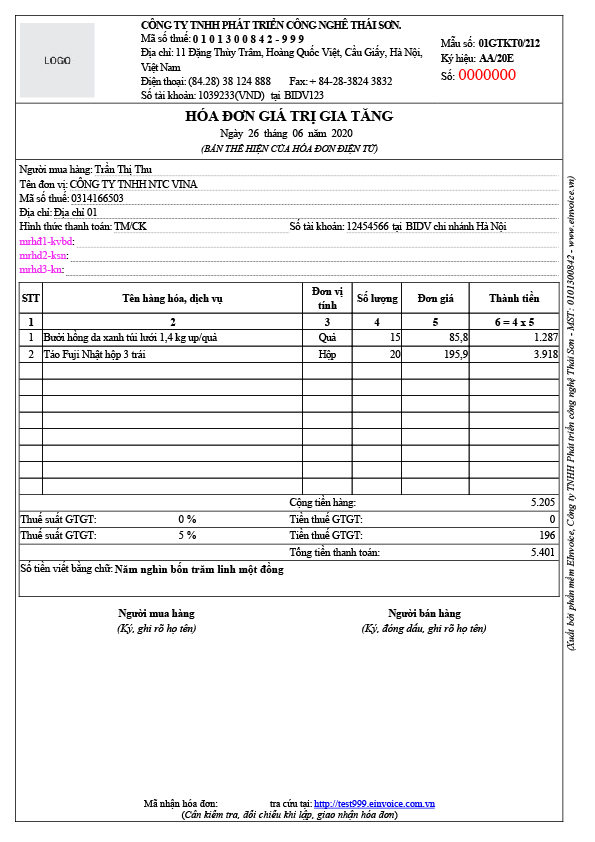
#> input picture ProcessTable/input.jpg, 595 x 842 px
$ python -i detecttable.py   (imports and definitions only)
#> lines starting #> are read from the running program, lines starting #| are printed output that depends on the picture; after the words box and inside, x2 and y2 are one past the last pixel; in counts of white or black regions, pixels touching at a corner belong together
#> further down, picture is the input picture: shape (842, 595, 3); mean B, G, R 238.9, 238.5, 238.8

import cv2
import numpy as np
from imutils import contours as cont
from collections import defaultdict

class Line():
    # [5 lines left out: function __init__, not called in this run]

    def __str__(self):
        return 'Line:{},{},{},{}'.format(self.startx, self.starty, self.endx, self.endy)
    def lenx(self):
        return abs(self.startx - self.endx)

    def leny(self):
        return abs(self.starty - self.endy)

    def toArray(self):
        return [self.startx, self.starty, self.endx, self.endy]

def reDrawLine(img, aleft, aright, same_len=True):
    w, h = img.shape[0], img.shape[1]
    for r in range(w-1):
        pixel_white = 0
        start = 0
        end = 0
        for c in range(h-1):
            if img[r,c] == 255:
                pixel_white += 1
            if img[r, c] == 0 and img[r,c+1] == 255:
                start = c
            if img[r, c] == 255 and img[r,c+1] == 0:
                end = c
        if pixel_white > 20:
            if same_len:
                img[r,aleft:aright] = 255
            else:
                img[r,start:end] = 255
    return img

def findMinMaxRow(v_img):
    aleft, aright = 0, 0
    list_col = []
    w, h = v_img.shape[0], v_img.shape[1]
    for r in range(w-1):
        pixel_white = 0
        for c in range(h-1):
            if v_img[r,c] == 255:
                pixel_white += 1
        if pixel_white > 20:
            list_col.append(r)
    aleft, aright = min(list_col), max(list_col)
    return aleft, aright

# [19 lines left out: function getLines, not called in this run]

def findTable(arr):
    table = defaultdict(list)
    for i,b in enumerate(arr):
        if b[2] < b[3]/2:
            continue
        table[str(b[1])].append(b)
    #print(table)
    table = [i[1] for i in table.items()]# if len(i[1]) > 1]
    #print(([len(x) for x in table]))
    num_cols = max([len(x) for x in table])
    #print("num_cols:",num_cols)
    table = [i for i in table if len(i) == num_cols]
    #print("table rows=", len(table))
    #print("table cols=",num_cols)
    print("table size:{}x{}".format(len(table), num_cols))
    return table

def getTable(src_img, y_start=0, min_w=10, min_h=10):
#> called with y_start = 0, min_w = 10, min_h = 10
    if y_start != 0:
        src_img = src_img[y_start:,:]
    if len(src_img.shape) == 2:
        gray_img = src_img
    elif len(src_img.shape) ==3:
        gray_img = cv2.cvtColor(src_img, cv2.COLOR_BGR2GRAY)

    thresh_img = cv2.adaptiveThreshold(~gray_img, 255, cv2.ADAPTIVE_THRESH_MEAN_C, cv2.THRESH_BINARY, 9, -3)
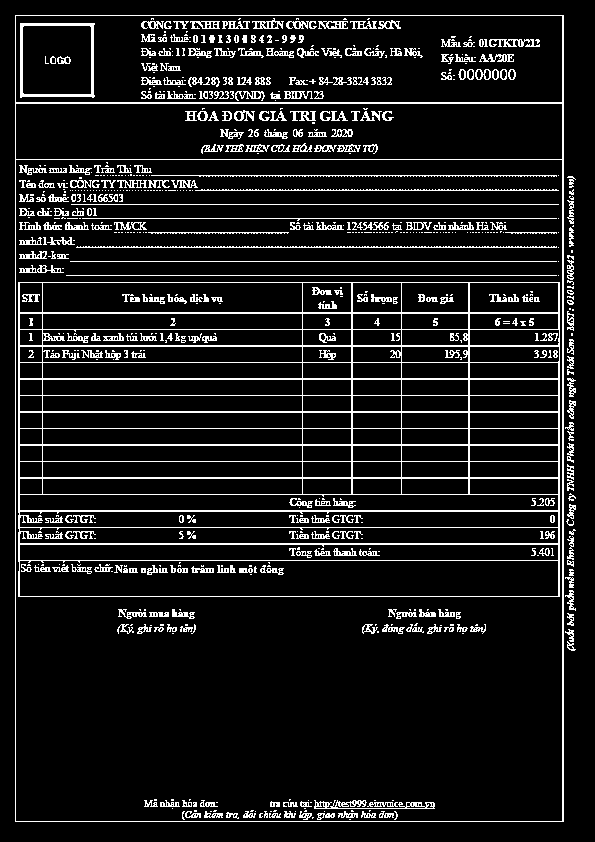
#> thresh_img: shape (842, 595); 9.8% white in thin lines or dots
    h_img = thresh_img.copy()
    v_img = thresh_img.copy()
    scale = 15

    h_size = int(h_img.shape[1]/scale)
#> h_size = 39
    h_structure = cv2.getStructuringElement(cv2.MORPH_RECT,(h_size,1))

    h_erode_img = cv2.erode(h_img,h_structure,1)
#> h_erode_img: shape (842, 595); 3.8% white in thin lines or dots, all inside (x1, y1, x2, y2) = (34, 15, 545, 822)
    h_dilate_img = cv2.dilate(h_erode_img,h_structure,1)
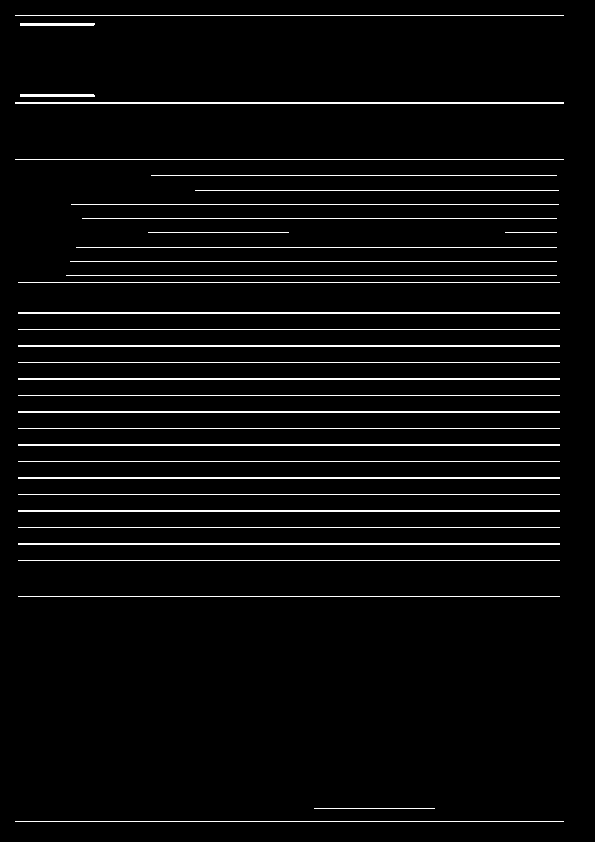
#> h_dilate_img: shape (842, 595); 4.1% white in thin lines or dots, all inside (x1, y1, x2, y2) = (15, 15, 564, 822)

    v_size = int(v_img.shape[0] / scale)
#> v_size = 56
    v_structure = cv2.getStructuringElement(cv2.MORPH_RECT, (1, v_size))
#> v_structure = 56 values from 1 to 1
    v_erode_img = cv2.erode(v_img, v_structure, 1)
#> v_erode_img: shape (842, 595); 0.87% white in thin lines or dots, all inside (x1, y1, x2, y2) = (15, 43, 564, 795)
    v_dilate_img = cv2.dilate(v_erode_img, v_structure, 1)
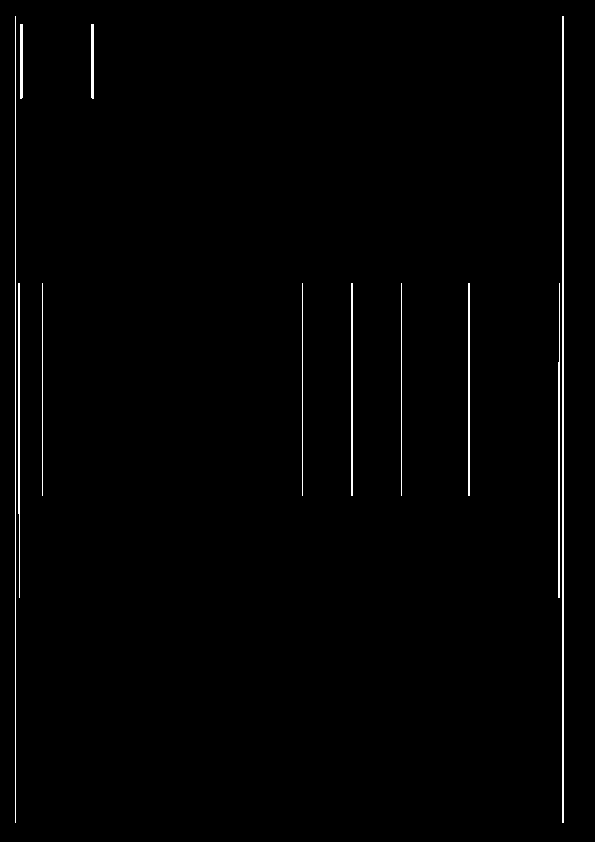
#> v_dilate_img: shape (842, 595); 1.1% white in thin lines or dots, all inside (x1, y1, x2, y2) = (15, 16, 564, 823)


    aleft, aright = findMinMaxRow(v_dilate_img.T)
#> aleft = 15; aright = 563
    aleft2, aright2 = findMinMaxRow(h_dilate_img)
#> aleft2 = 15; aright2 = 821

    h_dilate_img = reDrawLine(h_dilate_img, aleft, aright, True)
#> after the loop in reDrawLine, `for r in range(w-1):`:
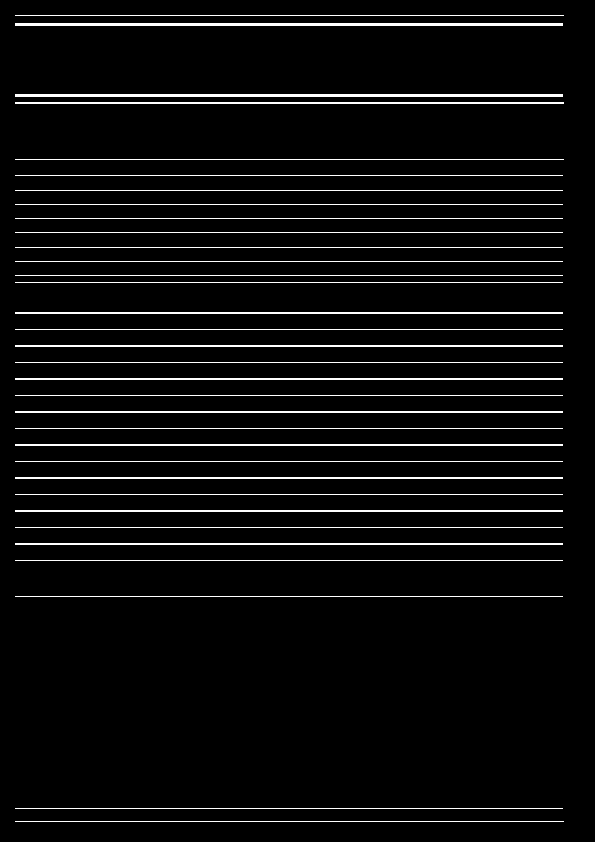
#> img: shape (842, 595); 5% white in thin lines or dots, all inside (x1, y1, x2, y2) = (15, 15, 564, 822)
    # [12 lines of commented-out code are left out]
    v_dilate_img.T[aleft,aleft2:aright2] = 255
    v_dilate_img.T[aright,aleft2:aright2] = 255

    edges = cv2.Canny(h_dilate_img,50,150,apertureSize = 3)
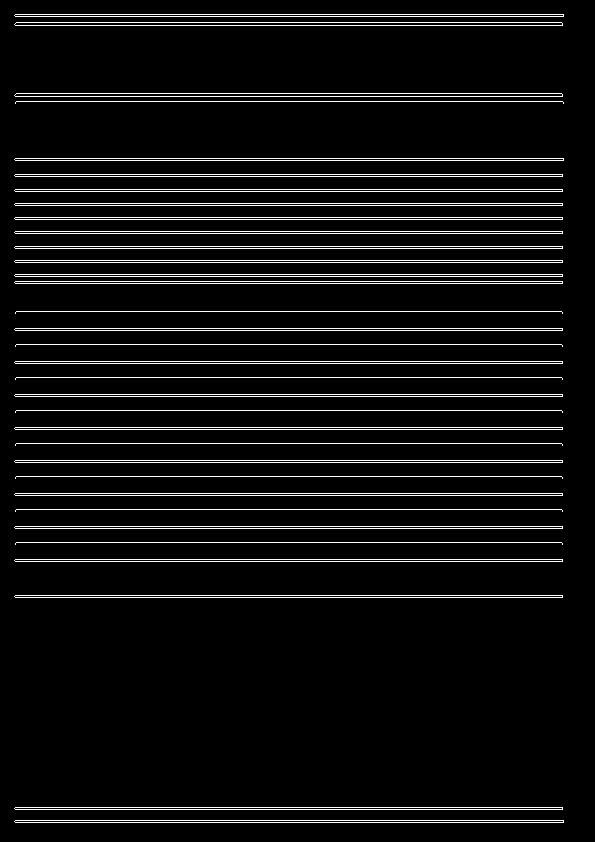
#> edges: shape (842, 595); 6.2% white in thin lines or dots, all inside (x1, y1, x2, y2) = (14, 14, 564, 823)
    #print(len(edges))

    # This returns an array of r and theta values
    lines = cv2.HoughLines(edges, 1, np.pi/180, 200)
#> lines = 57 rows, first 8: [14, 1.57], [16, 1.57], [158, 1.57], [160, 1.57], [820, 1.57], [822, 1.57], [25, 1.57], [96, 1.57]
    #print(len(lines))
    #cv2.waitKey()
    mask_img = h_dilate_img + v_dilate_img
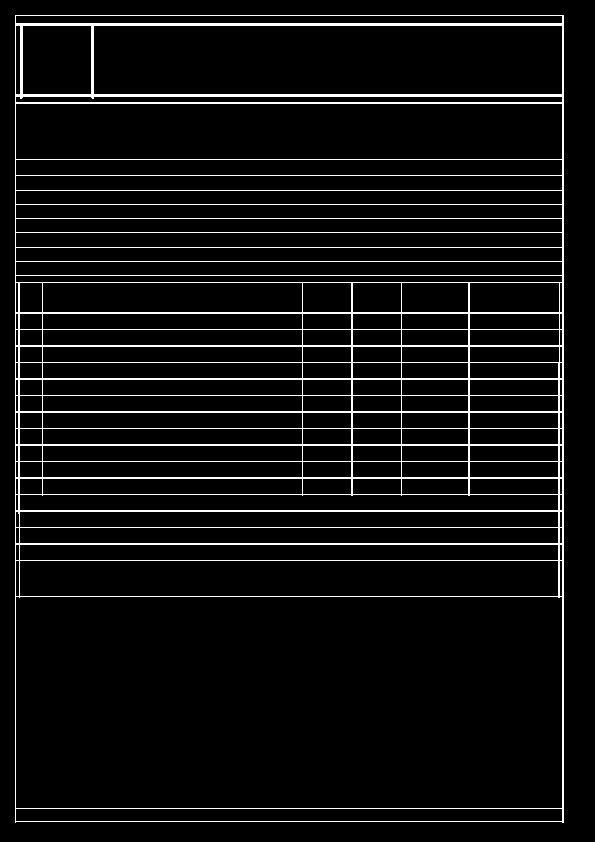
#> mask_img: shape (842, 595); min 0, max 255, mean 15.4
    joints_img = cv2.bitwise_and(h_dilate_img, v_dilate_img)
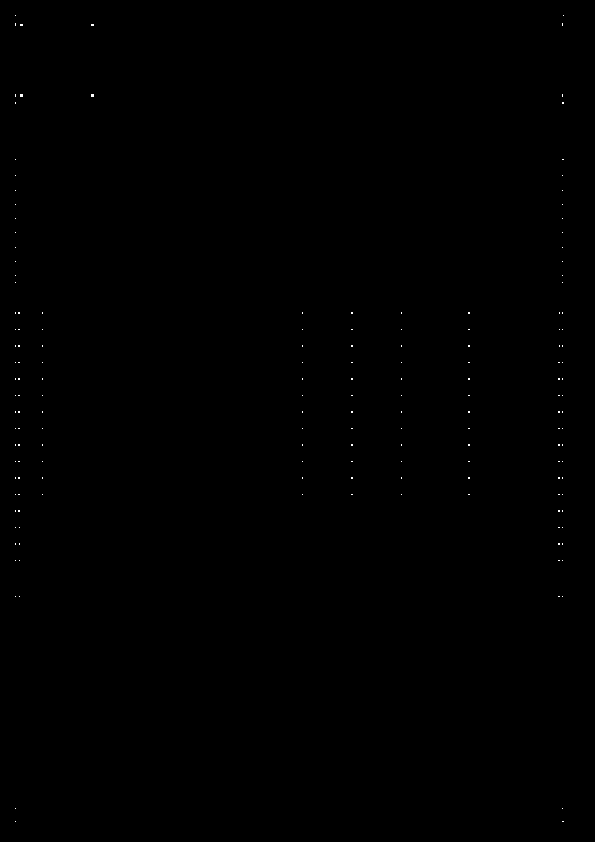
#> joints_img: shape (842, 595); 0.07% white in thin lines or dots, all inside (x1, y1, x2, y2) = (15, 15, 564, 822)
    #mask_img = 255 - mask_img
    #mask_img = unsharp_mask(mask_img)
    convolution_kernel = np.array(
                                [[0, 1, 0],
                                [1, 2, 1],
                                [0, 1, 0]]
                                )

    # [14 lines of commented-out code are left out]
    contours, _ = cv2.findContours(mask_img, cv2.RETR_TREE, cv2.CHAIN_APPROX_SIMPLE)
#> contours = 129 contours; largest, box (x1, y1, x2, y2) and area: (15, 15, 564, 823) 441690, (15, 596, 563, 809) 115959, (93, 25, 563, 95) 32359, (15, 103, 563, 160) 30630, (19, 560, 559, 597) 19402

    (contours, boundingBoxes) = cont.sort_contours(contours, method="left-to-right")
#> boundingBoxes = 129 items, first 6: (15, 15, 549, 808), (15, 808, 548, 14), (15, 596, 548, 213), (15, 560, 5, 37), (15, 544, 5, 17), (15, 527, 5, 17)
    (contours, boundingBoxes) = cont.sort_contours(contours, method="top-to-bottom")
#> boundingBoxes = 129 items, first 6: (15, 15, 549, 808), (15, 15, 548, 9), (15, 25, 6, 70), (22, 25, 70, 70), (93, 25, 470, 70), (15, 96, 548, 7)

    table = findTable([cv2.boundingRect(x) for x in contours])
#> the loop in findTable, `for i,b in enumerate(arr):` made 129 passes
#> b on passes 1 to 12: (15, 15, 549, 808), (15, 15, 548, 9), (15, 25, 6, 70), (22, 25, 70, 70), (93, 25, 470, 70), (15, 96, 548, 7), (15, 103, 548, 57), (15, 159, 548, 17), (15, 175, 548, 16), (15, 190, 548, 15), (15, 204, 548, 15), (15, 218, 548, 15)
#> in findTable, `table = [i[1] for i in table.items()]# if len(i[1]) > 1]`: table = 32 items
#> in findTable, `num_cols = max([len(x) for x in table])`: num_cols = 6
#> in findTable, `table = [i for i in table if len(i) == num_cols]`: table = 12 items
#| table size:12x6
#> table = 12 items

    # [16 lines of commented-out code are left out]
    return table#mask_img, joints_img

# [6 lines of commented-out code are left out]

>>> import cv2
>>> picture = cv2.imread('input.jpg')
>>> result = getTable(picture)
#> result = 12 items

$ run again, on ProcessTable/recog.jpg
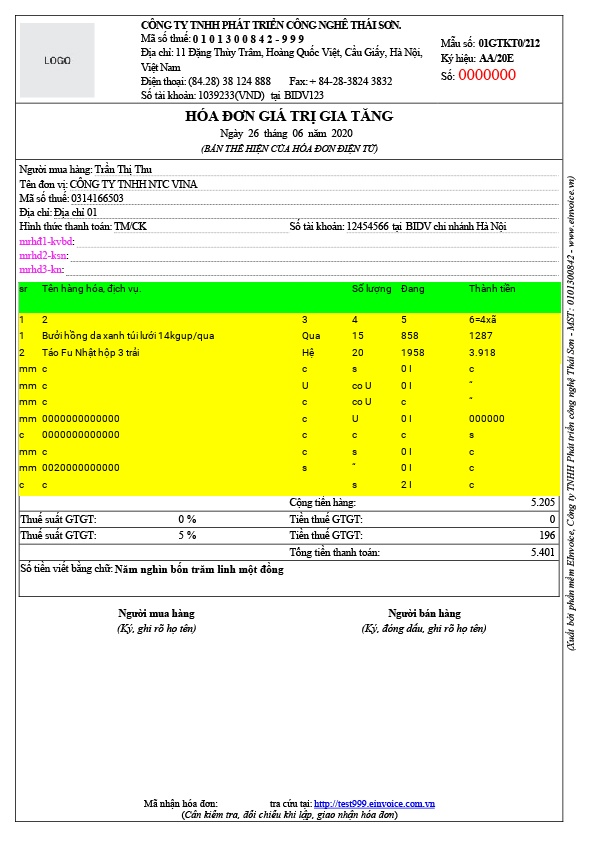
#> input picture ProcessTable/recog.jpg, 595 x 842 px
#> picture is the input picture: shape (842, 595, 3); mean B, G, R 186, 242.4, 234.5
#> in getTable, `thresh_img = cv2.adaptiveThreshold(~gray_img, 255, cv2.ADAPTIVE_THRESH..`:
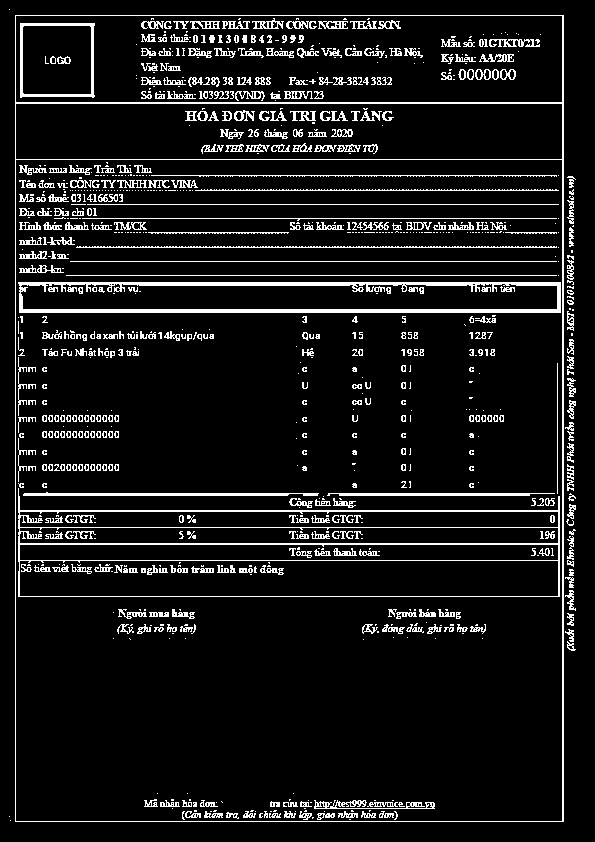
#> thresh_img: shape (842, 595); 8.8% white in thin lines or dots
#> h_erode_img: shape (842, 595); 2.8% white in thin lines or dots, all inside (x1, y1, x2, y2) = (34, 15, 545, 822)
#> h_dilate_img: shape (842, 595); 3.2% white in thin lines or dots, all inside (x1, y1, x2, y2) = (15, 15, 564, 822)
#> v_erode_img: shape (842, 595); 0.52% white in thin lines or dots, all inside (x1, y1, x2, y2) = (15, 43, 564, 795)
#> v_dilate_img: shape (842, 595); 0.66% white in thin lines or dots, all inside (x1, y1, x2, y2) = (15, 16, 564, 823)
#> in getTable, `aleft, aright = findMinMaxRow(v_dilate_img.T)`: aleft = 15; aright = 563
#> aleft2 = 15; aright2 = 821
#> in getTable, `edges = cv2.Canny(h_dilate_img,50,150,apertureSize = 3)`:
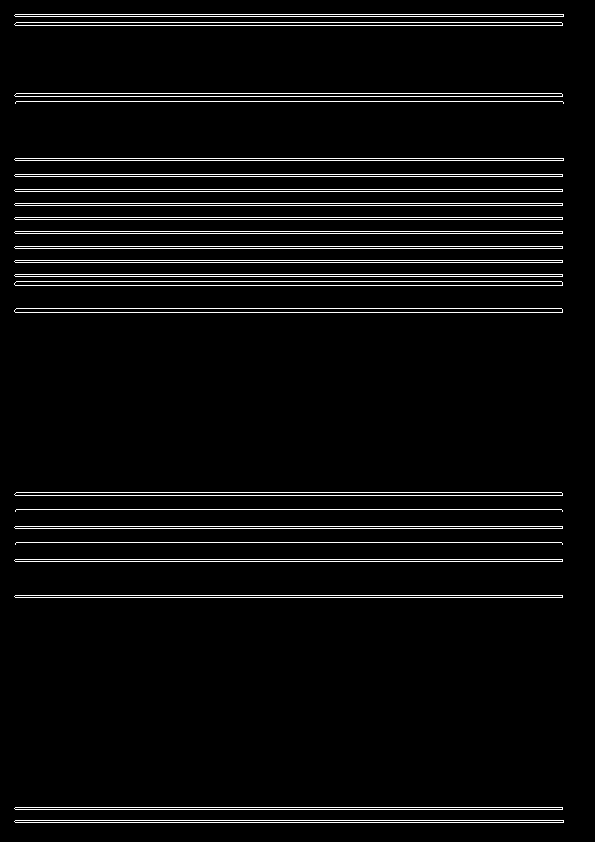
#> edges: shape (842, 595); 4.7% white in thin lines or dots, all inside (x1, y1, x2, y2) = (14, 14, 564, 823)
#> lines = 43 rows, first 8: [14, 1.57], [16, 1.57], [158, 1.57], [160, 1.57], [820, 1.57], [822, 1.57], [25, 1.57], [96, 1.57]
#> contours = 33 contours; largest, box (x1, y1, x2, y2) and area: (15, 15, 564, 823) 441690, (15, 596, 563, 809) 115959, (15, 312, 563, 494) 99004, (93, 25, 563, 95) 32359, (15, 103, 563, 160) 30630
#> in getTable, `(contours, boundingBoxes) = cont.sort_contours(contours, method="left-..`: boundingBoxes = 33 items, first 6: (15, 15, 549, 808), (15, 808, 548, 14), (15, 596, 548, 213), (15, 560, 5, 37), (15, 544, 5, 17), (15, 527, 5, 17)
#> in getTable, `(contours, boundingBoxes) = cont.sort_contours(contours, method="top-t..`: boundingBoxes = 33 items, first 6: (15, 15, 549, 808), (15, 15, 548, 9), (15, 25, 6, 70), (22, 25, 70, 70), (93, 25, 470, 70), (15, 96, 548, 7)
#> the loop in findTable, `for i,b in enumerate(arr):` made 33 passes
#> in findTable, `table = [i[1] for i in table.items()]# if len(i[1]) > 1]`: table = 22 items
#> num_cols = 2
#> in findTable, `table = [i for i in table if len(i) == num_cols]`: table = [[(15, 15, 549, 808), (15, 15, 548, 9)], [(22, 25, 70, 70), (93, 25, 470, 70)]]
#| table size:2x2
#> result has the same summary as table in findTable

$ run again, on ProcessTable/Capture.PNG
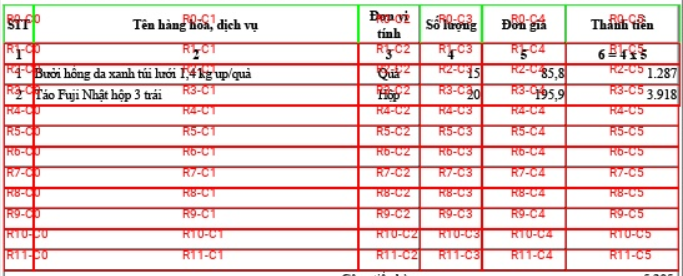
#> input picture ProcessTable/Capture.PNG, 683 x 276 px
#> picture is the input picture: shape (276, 683, 3); mean B, G, R 211.4, 213, 235.4
#> in getTable, `thresh_img = cv2.adaptiveThreshold(~gray_img, 255, cv2.ADAPTIVE_THRESH..`:
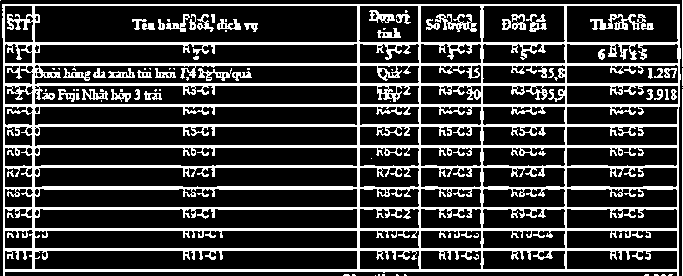
#> thresh_img: shape (276, 683); 23.2% white; 96 white regions (44 under 20 px), largest, box (x1, y1, x2, y2) and area: (2, 4, 681, 276) 38873, (590, 14, 654, 30) 474, (435, 14, 477, 32) 338
#> h_erode_img: shape (276, 683); 11.7% white; 13 white regions, largest, box (x1, y1, x2, y2) and area: (25, 104, 658, 107) 1899, (25, 248, 657, 251) 1896, (25, 269, 657, 272) 1896
#> h_dilate_img: shape (276, 683); 12.9% white; 13 white regions, largest, box (x1, y1, x2, y2) and area: (3, 104, 680, 107) 2031, (3, 248, 679, 251) 2028, (3, 269, 679, 272) 2028
#> v_erode_img: shape (276, 683); 2.2% white in thin lines or dots
#> v_dilate_img: shape (276, 683); 2.5% white in thin lines or dots
#> in getTable, `aleft, aright = findMinMaxRow(v_dilate_img.T)`: aleft = 3; aright = 679
#> aleft2 = 4; aright2 = 271
#> edges: shape (276, 683); 9% white in thin lines or dots
#> lines = 25 rows, first 8: [44, 1.57], [65, 1.57], [85, 1.57], [106, 1.57], [3, 1.57], [126, 1.57], [147, 1.57], [167, 1.57]
#> in getTable, `joints_img = cv2.bitwise_and(h_dilate_img, v_dilate_img)`:
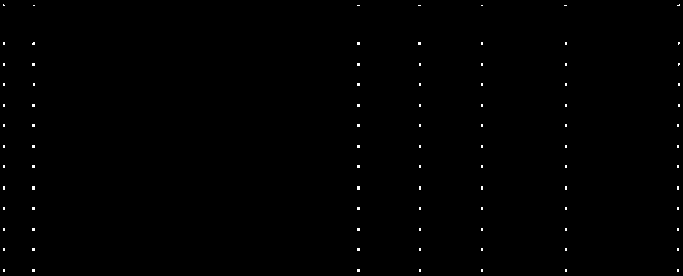
#> joints_img: shape (276, 683); 0.32% white in thin lines or dots
#> in getTable, `contours, _ = cv2.findContours(mask_img, cv2.RETR_TREE, cv2.CHAIN_APPR..`: contours = 76 contours, 3 with area under 20; largest, box (x1, y1, x2, y2) and area: (2, 4, 680, 276) 180534, (34, 5, 358, 43) 11949, (34, 250, 358, 270) 6135, (34, 209, 358, 229) 6135, (34, 167, 358, 187) 6135
#> in getTable, `(contours, boundingBoxes) = cont.sort_contours(contours, method="left-..`: boundingBoxes = 76 items, first 6: (2, 4, 678, 272), (4, 250, 29, 20), (4, 230, 30, 19), (4, 209, 29, 20), (4, 189, 30, 19), (4, 167, 29, 20)
#> in getTable, `(contours, boundingBoxes) = cont.sort_contours(contours, method="top-t..`: contours = 76 contours, 3 with area under 20; largest, box (x1, y1, x2, y2) and area: (2, 4, 680, 276) 180534, (34, 5, 358, 43) 11949, (34, 44, 358, 64) 6135, (34, 85, 358, 105) 6135, (34, 126, 358, 146) 6135; boundingBoxes = 76 items, first 6: (682, 0, 1, 68), (2, 4, 678, 272), (4, 5, 30, 38), (34, 5, 324, 38), (358, 5, 61, 38), (420, 5, 62, 38)
#> the loop in findTable, `for i,b in enumerate(arr):` made 76 passes
#> in findTable, `table = [i[1] for i in table.items()]# if len(i[1]) > 1]`: table = 13 items
#> num_cols = 6
#> in findTable, `table = [i for i in table if len(i) == num_cols]`: table = 12 items
#| table size:12x6
